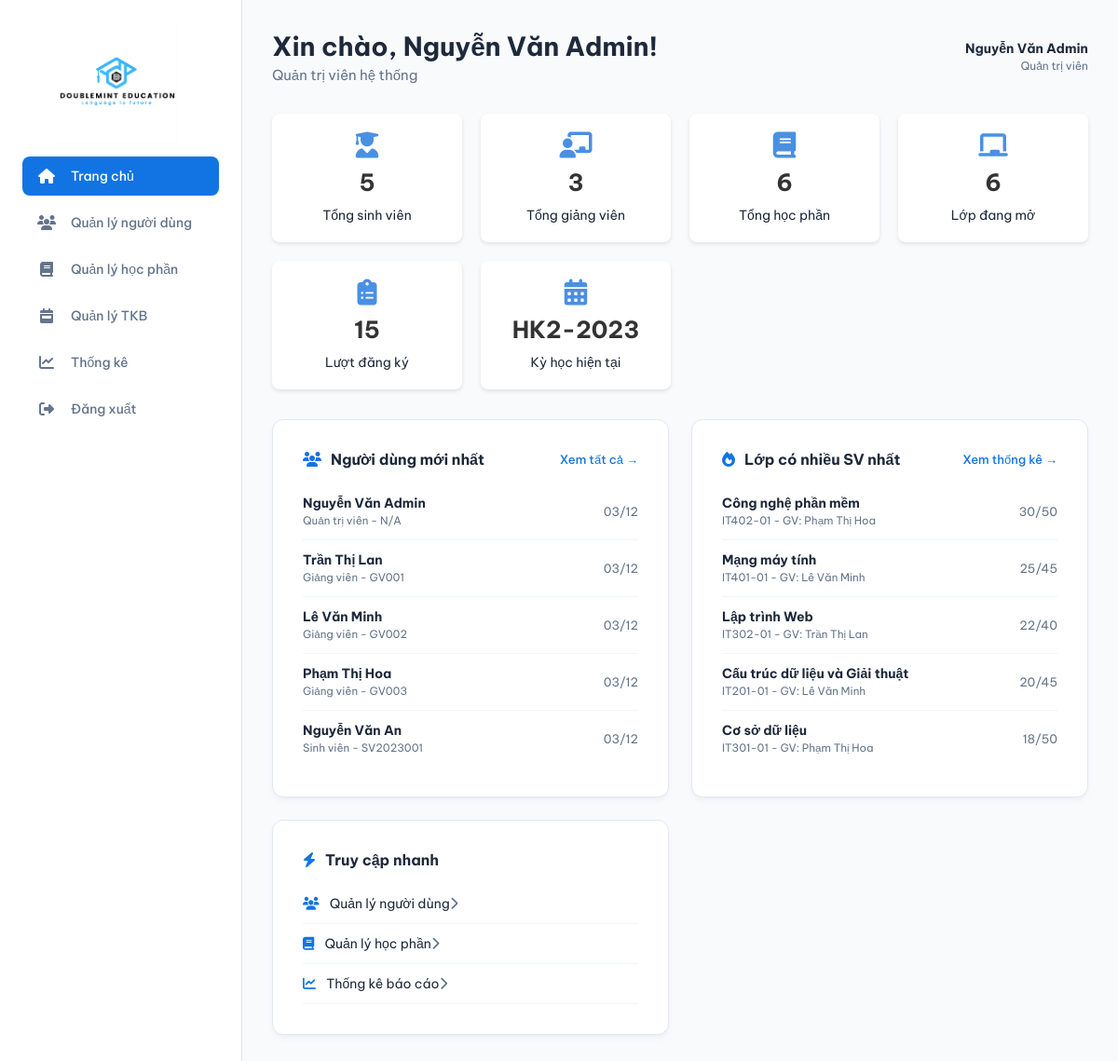
Page /admin/dashboard.php (signed in) on the committed database.
### tables this page shows
CREATE TABLE users (
    id INT AUTO_INCREMENT PRIMARY KEY,
    email VARCHAR(100) UNIQUE NOT NULL,
    password VARCHAR(255) NOT NULL,
    role ENUM('student', 'teacher', 'admin') NOT NULL,
    full_name VARCHAR(100) NOT NULL,
    phone VARCHAR(15),
    address TEXT,
    status ENUM('active', 'inactive') DEFAULT 'active',
    created_at TIMESTAMP DEFAULT CURRENT_TIMESTAMP,
    updated_at TIMESTAMP DEFAULT CURRENT_TIMESTAMP ON UPDATE CURRENT_TIMESTAMP,
    INDEX idx_email (email),
    INDEX idx_role (role)
);

CREATE TABLE semesters (
    id INT AUTO_INCREMENT PRIMARY KEY,
    semester_name VARCHAR(50) NOT NULL,
    semester_code VARCHAR(20) UNIQUE NOT NULL,
    start_date DATE NOT NULL,
    end_date DATE NOT NULL,
    is_active ENUM('yes', 'no') DEFAULT 'no',
    created_at TIMESTAMP DEFAULT CURRENT_TIMESTAMP
);

CREATE TABLE class_courses (
    id INT AUTO_INCREMENT PRIMARY KEY,
    course_id INT NOT NULL,
    teacher_id INT NOT NULL,
    semester_id INT NOT NULL,
    class_name VARCHAR(100) NOT NULL,
    schedule TEXT,
    room VARCHAR(50),
    current_students INT DEFAULT 0,
    max_students INT DEFAULT 50,
    status ENUM('open', 'full', 'closed') DEFAULT 'open',
    created_at TIMESTAMP DEFAULT CURRENT_TIMESTAMP,
    FOREIGN KEY (course_id) REFERENCES courses(id) ON DELETE CASCADE,
    FOREIGN KEY (teacher_id) REFERENCES teachers(id) ON DELETE CASCADE,
    FOREIGN KEY (semester_id) REFERENCES semesters(id) ON DELETE CASCADE,
    INDEX idx_semester (semester_id),
    INDEX idx_teacher (teacher_id)
);

CREATE TABLE courses (
    id INT AUTO_INCREMENT PRIMARY KEY,
    course_code VARCHAR(20) UNIQUE NOT NULL,
    course_name VARCHAR(200) NOT NULL,
    credits INT NOT NULL,
    max_students INT DEFAULT 50,
    description TEXT,
    created_at TIMESTAMP DEFAULT CURRENT_TIMESTAMP,
    INDEX idx_course_code (course_code)
);

### config/auth.php (called while the page is built, shortened)
<?php
function isLoggedIn() {
    return isset($_SESSION['user_id']) && isset($_SESSION['role']);
}
function getCurrentUser() {
    if (isLoggedIn()) {
        return array(
            'id' => $_SESSION['user_id'] ?? null,
            'email' => $_SESSION['email'] ?? '',
            'role' => $_SESSION['role'] ?? '',
            'full_name' => $_SESSION['full_name'] ?? ''
        );
    }
    return null;
}
?>

### config/db_connect.php (called while the page is built, shortened)
<?php
function executeQuery($conn, $sql) {
    $result = $conn->query($sql);
    return $result;
}
function fetchOne($conn, $sql) {
    $result = executeQuery($conn, $sql);
    if ($result && $result->num_rows > 0) {
        return $result->fetch_assoc();
    }
    return null;
}
function fetchAll($conn, $sql) {
    $result = executeQuery($conn, $sql);
    $data = array();
    if ($result && $result->num_rows > 0) {
        while ($row = $result->fetch_assoc()) {
            $data[] = $row;
        }
    }
    return $data;
}
?>

### admin/dashboard.php (the view, shortened to what this page needs)
<?php
require_once '../config/db_connect.php';
require_once '../config/auth.php';
$sqlStats = "SELECT
             (SELECT COUNT(*) FROM users WHERE role = 'student') as total_students,
             (SELECT COUNT(*) FROM users WHERE role = 'teacher') as total_teachers,
             (SELECT COUNT(*) FROM courses) as total_courses,
             (SELECT COUNT(*) FROM class_courses WHERE semester_id IN (SELECT id FROM semesters WHERE is_active = 'yes')) as active_classes";
$stats = fetchOne($conn, $sqlStats);
$sqlCurrentSemester = "SELECT * FROM semesters WHERE is_active = 'yes' LIMIT 1";
$currentSemester = fetchOne($conn, $sqlCurrentSemester);
$totalEnrollments = 0;
if ($currentSemester) {
    $sqlEnrollments = "SELECT COUNT(DISTINCT e.id) as count
                       FROM enrollments e
                       INNER JOIN class_courses cc ON e.class_course_id = cc.id
                       WHERE cc.semester_id = {$currentSemester['id']}";
    $enrollResult = fetchOne($conn, $sqlEnrollments);
    $totalEnrollments = $enrollResult ? $enrollResult['count'] : 0;
}
$sqlNewUsers = "SELECT u.*,
                CASE
                    WHEN u.role = 'student' THEN s.student_code
                    WHEN u.role = 'teacher' THEN t.teacher_code
                    ELSE 'N/A'
                END as code
                FROM users u
                LEFT JOIN students s ON u.id = s.user_id
                LEFT JOIN teachers t ON u.id = t.user_id
                ORDER BY u.created_at DESC
                LIMIT 5";
$newUsers = fetchAll($conn, $sqlNewUsers);
$sqlTopClasses = "SELECT cc.class_name, c.course_name, cc.current_students, cc.max_students,
                  CONCAT(u.full_name) as teacher_name
                  FROM class_courses cc
                  INNER JOIN courses c ON cc.course_id = c.id
                  INNER JOIN teachers t ON cc.teacher_id = t.id
                  INNER JOIN users u ON t.user_id = u.id
                  WHERE cc.semester_id IN (SELECT id FROM semesters WHERE is_active = 'yes')
                  ORDER BY cc.current_students DESC
                  LIMIT 5";
$topClasses = fetchAll($conn, $sqlTopClasses);
include '../includes/header.php';
?>
<div class="main-header student-header">
    <div class="welcome-text">
        <h1>Xin chào, <?php echo htmlspecialchars($currentUser['full_name']); ?>!</h1>
        <p>Quản trị viên hệ thống</p>
    </div>
    <div class="header-actions">
        <div class="user-profile">
            <span><?php echo htmlspecialchars($currentUser['full_name']); ?></span>
            <small>Quản trị viên</small>
        </div>
    </div>
</div>
<div class="stats-grid" style="margin-bottom: 32px;">
    <div class="stat-card">
        <i class="fas fa-user-graduate"></i>
        <h3><?php echo $stats['total_students']; ?></h3>
        <p>Tổng sinh viên</p>
    </div>
    <div class="stat-card">
        <i class="fas fa-chalkboard-teacher"></i>
        <h3><?php echo $stats['total_teachers']; ?></h3>
        <p>Tổng giảng viên</p>
    </div>
    <div class="stat-card">
        <i class="fas fa-book"></i>
        <h3><?php echo $stats['total_courses']; ?></h3>
        <p>Tổng học phần</p>
    </div>
    <div class="stat-card">
        <i class="fas fa-chalkboard"></i>
        <h3><?php echo $stats['active_classes']; ?></h3>
        <p>Lớp đang mở</p>
    </div>
    <div class="stat-card">
        <i class="fas fa-clipboard-list"></i>
        <h3><?php echo $totalEnrollments; ?></h3>
        <p>Lượt đăng ký</p>
    </div>
    <div class="stat-card">
        <i class="fas fa-calendar-alt"></i>
        <h3><?php echo $currentSemester ? $currentSemester['semester_code'] : 'N/A'; ?></h3>
        <p>Kỳ học hiện tại</p>
    </div>
</div>
<div class="dashboard-grid">
    <div class="card">
        <div class="card-header">
            <h3><i class="fas fa-users"></i> Người dùng mới nhất</h3>
            <a href="quan_ly_nguoi_dung.php" class="view-all">Xem tất cả →</a>
        </div>
        <div class="card-content">
            <?php if (count($newUsers) > 0): ?>
                <ul>
                    <?php foreach ($newUsers as $user): ?>
                        <li>
                            <div>
                                <strong><?php echo htmlspecialchars($user['full_name']); ?></strong>
                                <br>
                                <small style="color: var(--text-secondary);">
                                    <?php
                                        $roleText = '';
                                        if ($user['role'] === 'student') $roleText = 'Sinh viên';
                                        elseif ($user['role'] === 'teacher') $roleText = 'Giảng viên';
                                        else $roleText = 'Quản trị viên';
                                        echo $roleText . ' - ' . htmlspecialchars($user['code']);
                                    ?>
                                </small>
                            </div>
                            <span class="time">
                                <?php
                                    $date = new DateTime($user['created_at']);
                                    echo $date->format('d/m');
                                ?>
                            </span>
                        </li>
                    <?php endforeach; ?>
                </ul>
            <?php else: ?>
                <p style="color: var(--text-secondary); text-align: center; padding: 20px;">
                    Chưa có người dùng mới.
                </p>
            <?php endif; ?>
        </div>
    </div>
    <div class="card">
        <div class="card-header">
            <h3><i class="fas fa-fire"></i> Lớp có nhiều SV nhất</h3>
            <a href="thong_ke.php" class="view-all">Xem thống kê →</a>
        </div>
        <div class="card-content">
            <?php if (count($topClasses) > 0): ?>
                <ul>
                    <?php foreach ($topClasses as $class): ?>
                        <li>
                            <div>
                                <strong><?php echo htmlspecialchars($class['course_name']); ?></strong>
                                <br>
                                <small style="color: var(--text-secondary);">
                                    <?php echo htmlspecialchars($class['class_name']); ?> -
                                    GV: <?php echo htmlspecialchars($class['teacher_name']); ?>
                                </small>
                            </div>
                            <span class="time">
                                <?php echo $class['current_students']; ?>/<?php echo $class['max_students']; ?>
                            </span>
                        </li>
                    <?php endforeach; ?>
                </ul>
            <?php else: ?>
                <p style="color: var(--text-secondary); text-align: center; padding: 20px;">
                    Chưa có dữ liệu.
                </p>
            <?php endif; ?>
        </div>
    </div>
    <div class="card">
        <div class="card-header">
            <h3><i class="fas fa-bolt"></i> Truy cập nhanh</h3>
        </div>
        <div class="card-content">
            <ul>
                <li style="border-bottom: 1px solid #f1f5f9; padding: 12px 0;">
                    <a href="quan_ly_nguoi_dung.php" style="text-decoration: none; color: var(--text-primary); display: flex; justify-content: space-between; align-items: center;">
                        <span><i class="fas fa-users" style="color: var(--primary-color); margin-right: 8px;"></i> Quản lý người dùng</span>
                        <i class="fas fa-chevron-right" style="color: var(--text-secondary);"></i>
                    </a>
                </li>
                <li style="border-bottom: 1px solid #f1f5f9; padding: 12px 0;">
                    <a href="quan_ly_hoc_phan.php" style="text-decoration: none; color: var(--text-primary); display: flex; justify-content: space-between; align-items: center;">
                        <span><i class="fas fa-book" style="color: var(--primary-color); margin-right: 8px;"></i> Quản lý học phần</span>
                        <i class="fas fa-chevron-right" style="color: var(--text-secondary);"></i>
                    </a>
                </li>
                <li style="border-bottom: 1px solid #f1f5f9; padding: 12px 0;">
                    <a href="thong_ke.php" style="text-decoration: none; color: var(--text-primary); display: flex; justify-content: space-between; align-items: center;">
                        <span><i class="fas fa-chart-line" style="color: var(--primary-color); margin-right: 8px;"></i> Thống kê báo cáo</span>
                        <i class="fas fa-chevron-right" style="color: var(--text-secondary);"></i>
                    </a>
                </li>
            </ul>
        </div>
    </div>
</div>
<?php include '../includes/footer.php'; ?>

### rows in the picture
users: full_name "Nguyễn Văn Admin", role "Quản trị viên", code "N/A", created_at "03/12"
semesters: semester_code "HK2-2023"
users: full_name "Trần Thị Lan", role "Giảng viên", code "GV001", created_at "03/12"
users: full_name "Lê Văn Minh", role "Giảng viên", code "GV002", created_at "03/12"
users: full_name "Phạm Thị Hoa", role "Giảng viên", code "GV003", created_at "03/12"
users: full_name "Nguyễn Văn An", role "Sinh viên", code "SV2023001", created_at "03/12"
class_courses: course.course_name "Công nghệ phần mềm", class_name "IT402-01", teacher_name "Phạm Thị Hoa", current_students "30", max_students "50"
class_courses: course.course_name "Mạng máy tính", class_name "IT401-01", teacher_name "Lê Văn Minh", current_students "25", max_students "45"
class_courses: course.course_name "Lập trình Web", class_name "IT302-01", teacher_name "Trần Thị Lan", current_students "22", max_students "40"
class_courses: course.course_name "Cấu trúc dữ liệu và Giải thuật", class_name "IT201-01", teacher_name "Lê Văn Minh", current_students "20", max_students "45"
class_courses: course.course_name "Cơ sở dữ liệu", class_name "IT301-01", teacher_name "Phạm Thị Hoa", current_students "18", max_students "50"

### other values in the picture
$menu['text'] "Trang chủ"
$menu['text'] "Quản lý người dùng"
$menu['text'] "Quản lý học phần"
$menu['text'] "Quản lý TKB"
$menu['text'] "Thống kê"
$stats['total_students'] "5"
$stats['total_teachers'] "3"
$stats['total_courses'] "6"
$stats['active_classes'] "6"
$totalEnrollments "15"
